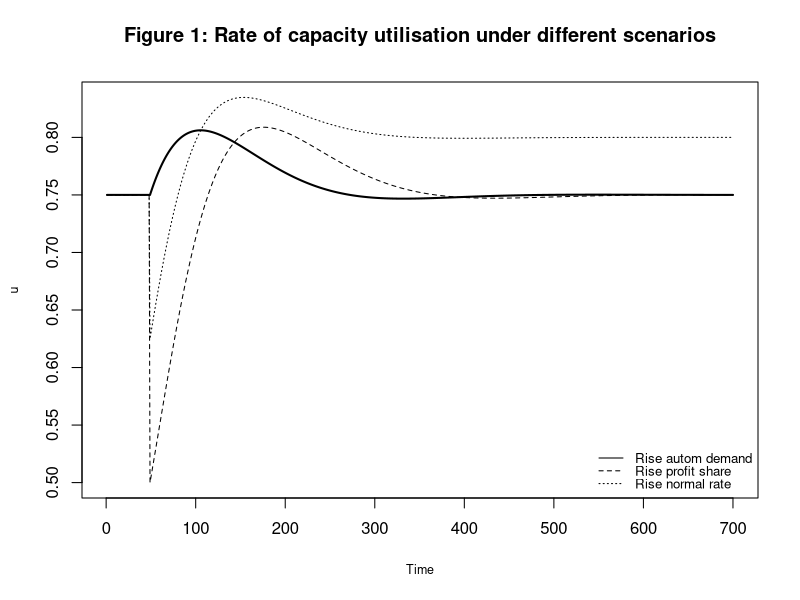
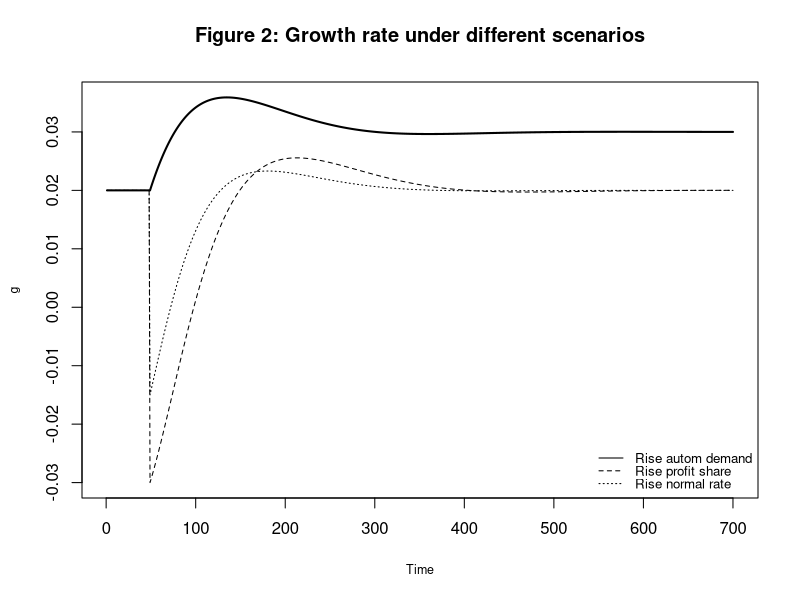
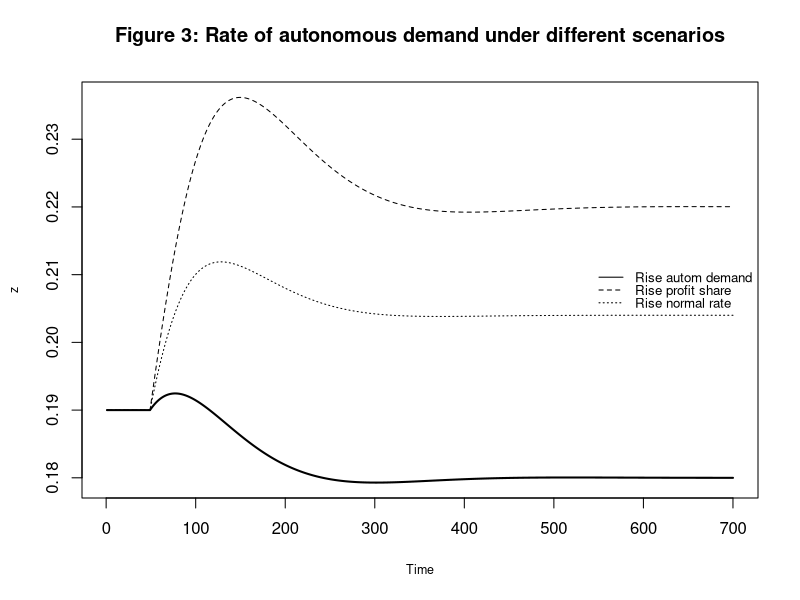
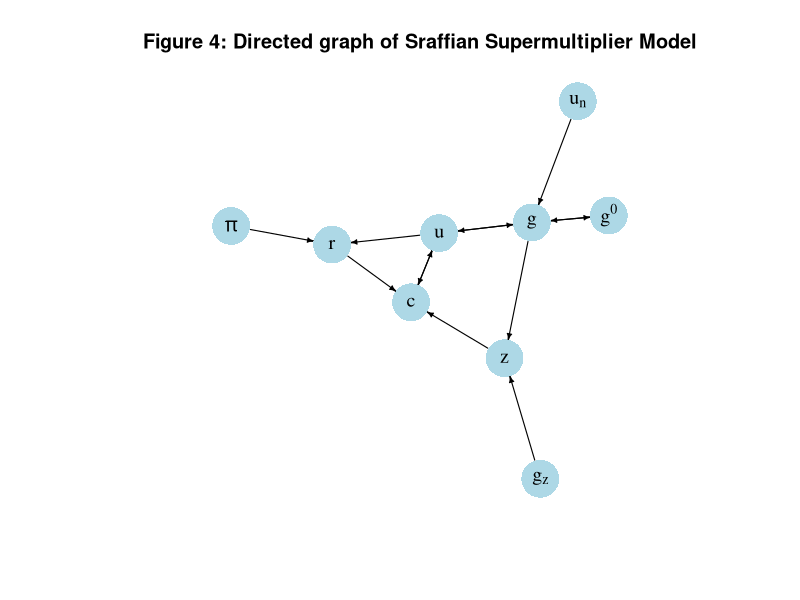

The R source for these figures, in order:
## ---- chunk 1

#Clear the environment
rm(list=ls(all=TRUE))

#Set number of periods
Q = 1000

# Set number of scenarios (including baselines)
S=4

# Set period in which exogenous shift will occur
q=50

#Create (S x Q) matrices in which equilibrium solutions from different parameterisations will be stored
u=matrix(data=0,nrow=S,ncol=Q) # rate of capacity utilisation
g=matrix(data=0,nrow=S,ncol=Q) # growth rate of capital stock
s=matrix(data=0,nrow=S,ncol=Q) # saving rate
c=matrix(data=0,nrow=S,ncol=Q) # consumption rate
r=matrix(data=0,nrow=S,ncol=Q) # profit rate
g0=matrix(data=0,nrow=S,ncol=Q)# expected growth rate of capital stock
z=matrix(data=0,nrow=S,ncol=Q) # autonomous demand rate

#Set constant parameter values
g1=0.2  # Sensitivity of investment with respect to utilisation
sr=0.8  # propensity to save out of profits
mu=0.08 # adjustment speed of expected growth rate
d=0.1   # time increment

# Set and initialise exogenous variables/parameters that will be shifted
pi=matrix(data=0.35,nrow=S,ncol=Q) # profit share
gz=matrix(data=0.02,nrow=S,ncol=Q) # growth rate of autonomous demand
un=matrix(data=0.75,nrow=S,ncol=Q)  # normal rate of capacity utilisation

# Set parameter values for different scenarios
gz[2,q:Q]=0.03 # scenario 2: rise in autonomous demand growth
pi[3,q:Q]=0.4 # scenario 3: rise in profit share
un[4,q:Q]=0.8 # scenario 4: rise in normal rate of utilisation

# Initialise endogenous variables at equilibrium values
u[,1]=un[,1]
g[,1]=gz[,1]
s[,1]=g[,1]
c[,1]=un[,1]-s[,1]
g0[,1]=gz[,1]
z[,1]=sr*pi[,1]*un[,1]-gz[,1]
r[,1]=pi[,1]*un[,1]

# Simulate the model by looping over Q time periods for S different scenarios
for (i in 1:S){
    
  for (t in 2:Q){
    
    for (iterations in 1:1000){ # iterate the model 1000-times in each period
    
    #(1) Profit rate
    r[i,t] =pi[i,t]*u[i,t]
      
    #(2) Saving
    s[i,t] = -z[i,t] + sr*r[i,t]
    
    #(3) Consumption
    c[i,t] = u[i,t] - s[i,t]
    
    #(4) Investment
    g[i,t] = g0[i,t] +g1*(u[i,t] - un[i,t])
    
    #(5) Capacity utilisation
    u[i,t] = c[i,t] + g[i,t]
    
    #(6) Dynamic adjustment of expected growth rate of capital stock
    g0[i,t] = g0[i,t-1] + mu*(g[i,t-1]-g0[i,t-1])*d
    
    #(7) Dynamic adjustment of autonomous demand
    z[i,t] = z[i,t-1] + z[i,t-1]*(gz[i,t-1] - g[i,t-1])*d

  } # close iterations loop
 }  # close time loop
}   # close scenarios loop
## ---- chunk 2
# Set maximum period for plots
Tmax=700

# Capacity utilisation
plot(u[2, 2:(Tmax+1)], type="l", col=1, lwd=2, lty=1, font.main=1,cex.main=1, 
     ylab = 'u',xlab = 'Time',ylim=range(max(u[, 2:Tmax]),min(u[, 2:Tmax])),cex.axis=1,cex.lab=0.75)
title(main="Figure 1: Rate of capacity utilisation under different scenarios",cex=0.8 ,line=2)
lines(u[3, 2:(Tmax+1)],lty=2)
lines(u[4, 2:(Tmax+1)],lty=3)
legend("bottomright", legend=c("Rise autom demand", "Rise profit share", "Rise normal rate"),
       lty=1:3, cex=0.8, bty = "n", y.intersp=0.8)

# Growth
plot(g[2, 2:(Tmax+1)], type="l", col=1, lwd=2, lty=1, font.main=1,cex.main=1, 
     ylab = 'g',xlab = 'Time',ylim=range(max(g[, 2:Tmax]),min(g[, 2:Tmax])),cex.axis=1,cex.lab=0.75)
title(main="Figure 2: Growth rate under different scenarios",cex=0.8 ,line=2)
lines(g[3, 2:(Tmax+1)],lty=2)
lines(g[4, 2:(Tmax+1)],lty=3)
legend("bottomright", legend=c("Rise autom demand", "Rise profit share", "Rise normal rate"),
       lty=1:3, cex=0.8, bty = "n", y.intersp=0.8)

# Autonomous demand rate
plot(z[2, 2:(Tmax+1)], type="l", col=1, lwd=2, lty=1, font.main=1,cex.main=1, 
     ylab = 'z',xlab = 'Time',ylim=range(max(z[, 2:Tmax]),min(z[, 2:Tmax])),cex.axis=1,cex.lab=0.75)
title(main="Figure 3: Rate of autonomous demand under different scenarios",cex=0.8 ,line=2)
lines(z[3, 2:(Tmax+1)],lty=2)
lines(z[4, 2:(Tmax+1)],lty=3)
legend("right", legend=c("Rise autom demand", "Rise profit share", "Rise normal rate"),
       lty=1:3, cex=0.8, bty = "n", y.intersp=0.8)

## ---- chunk 3
# Construct auxiliary Jacobian matrix for 9 variables: 
# r, c, g, u, g0, z, pi, gz, un

M_mat=matrix(c(0,0,0,1,0,0,1,0,0,
               1,0,0,1,0,1,0,0,0,
               0,0,0,1,1,0,0,0,1,
               0,1,1,0,0,0,0,0,0,
               0,0,1,0,0,0,0,0,0,
               0,0,1,0,0,0,0,1,0,
               0,0,0,0,0,0,0,0,0,
               0,0,0,0,0,0,0,0,0,
               0,0,0,0,0,0,0,0,0), 9, 9, byrow=TRUE)

# Create adjacency matrix from transpose of auxiliary Jacobian and add column names
A_mat=t(M_mat)

# Create directed graph from adjacency matrix
library(igraph)
dg=graph_from_adjacency_matrix(A_mat, mode="directed", weighted=NULL)

# Define node labels
V(dg)$name=c("r", "c", "g", "u", expression(g^0), "z", expression(pi), expression(g[z]), expression(u[n]))

# Plot directed graph
plot(dg, main="Figure 4: Directed graph of Sraffian Supermultiplier Model", vertex.size=20, vertex.color="lightblue", 
     vertex.label.color="black", edge.arrow.size=0.3, edge.width=1.1, edge.size=1.2,
     edge.arrow.width=1.2, edge.color="black", vertex.label.cex=1.2, 
     vertex.frame.color="NA", margin=-0.08)
## ---- chunk 4

# Construct Jacobian matrix at the equilibrium 

J=matrix(c((mu*g1)/(sr*pi[1,Q]-g1), (mu*g1)/(sr*pi[1,Q]-g1),
           -z[1,Q]*(sr*pi[1,Q]/(sr*pi[1,Q]-g1)), -z[1,Q]*(g1/(sr*pi[1,Q]-g1))), 2, 2, byrow=TRUE)
J

# Obtain eigenvalues
ev=eigen(J)
(values <- ev$values)

# Obtain determinant and trace
det(J) # determinant
sum(diag(J)) # trace

# Check stability conditions for all scenarios
for (i in 1:S){
print(paste0("Scenario ", i, ":"))
print(sr*pi[i,1]>g1) # Keynesian stability condition
print(mu<sr*un[i,1]*pi[i,1]-gz[i,1])
}
